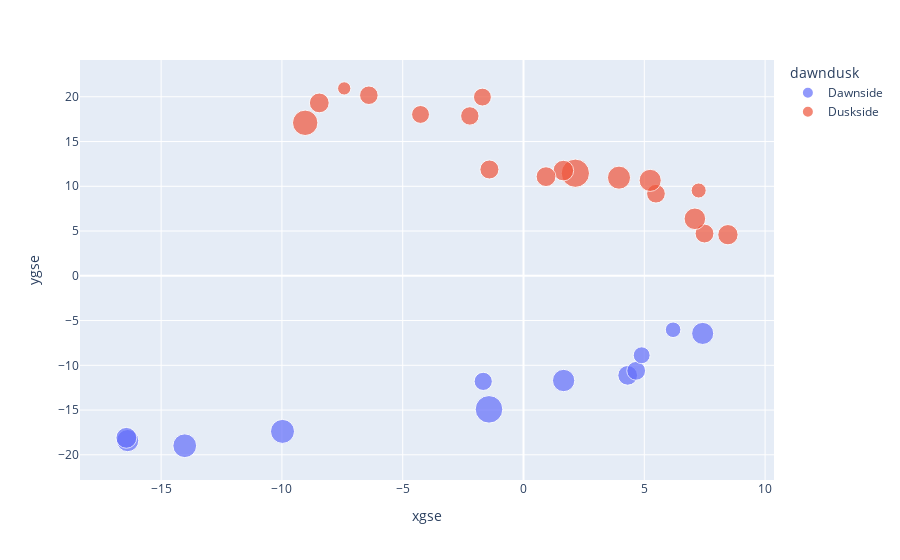

Here is the notebook cell this chart was saved with:
### Code cell
fig = px.scatter(df,  x="xgse", y="ygse", color="dawndusk", size='ratio_ps_sheath', symbol = "")
fig.show()

### Figure 1 — Plotly figure (JSON) as saved in the notebook; plotly's stock layout.template omitted (floating-point values rounded to 4 significant figures)
{"data": [{"hovertemplate": "dawndusk=Dawnside<br>xgse=%{x}<br>ygse=%{y}<br>ratio_ps_sheath=%{marker.size}<extra></extra>", "legendgroup": "Dawnside", "marker": {"color": "#636efa", "size": [0.3202, 0.5146, 0.6445, 0.4669, 0.3778, 0.6594, 0.4383, 1.006, 0.6495, 0.744, 0.7619, 0.5754], "sizemode": "area", "sizeref": 0.002641, "symbol": "circle"}, "mode": "markers", "name": "Dawnside", "orientation": "v", "showlegend": true, "type": "scatter", "x": [6.192, 4.312, 7.416, 4.663, 4.891, 1.661, -1.667, -1.429, -16.38, -14.02, -9.976, -16.44], "xaxis": "x", "y": [-6.031, -11.12, -6.44, -10.62, -8.879, -11.7, -11.79, -14.92, -18.41, -18.99, -17.39, -18.11], "yaxis": "y"}, {"hovertemplate": "dawndusk=Duskside<br>xgse=%{x}<br>ygse=%{y}<br>ratio_ps_sheath=%{marker.size}<extra></extra>", "legendgroup": "Duskside", "marker": {"color": "#EF553B", "size": [0.5453, 0.4626, 0.4693, 0.299, 0.6147, 0.6482, 0.7047, 1.056, 0.5606, 0.5182, 0.4784, 0.5173, 0.4236, 0.4478, 0.4234, 0.4549, 0.2328, 0.8532], "sizemode": "area", "sizeref": 0.002641, "symbol": "circle"}, "mode": "markers", "name": "Duskside", "orientation": "v", "showlegend": true, "type": "scatter", "x": [8.462, 5.482, 7.491, 7.25, 7.093, 5.243, 3.953, 2.146, 1.65, 0.9315, -1.411, -8.453, -1.701, -2.222, -4.263, -6.401, -7.422, -9.037], "xaxis": "x", "y": [4.591, 9.169, 4.721, 9.529, 6.368, 10.66, 10.97, 11.46, 11.76, 11.08, 11.88, 19.32, 19.97, 17.86, 18.03, 20.17, 20.93, 17.09], "yaxis": "y"}], "layout": {"legend": {"itemsizing": "constant", "title": {"text": "dawndusk"}, "tracegroupgap": 0}, "margin": {"t": 60}, "xaxis": {"anchor": "y", "domain": [0, 1], "title": {"text": "xgse"}}, "yaxis": {"anchor": "x", "domain": [0, 1], "title": {"text": "ygse"}}}}
